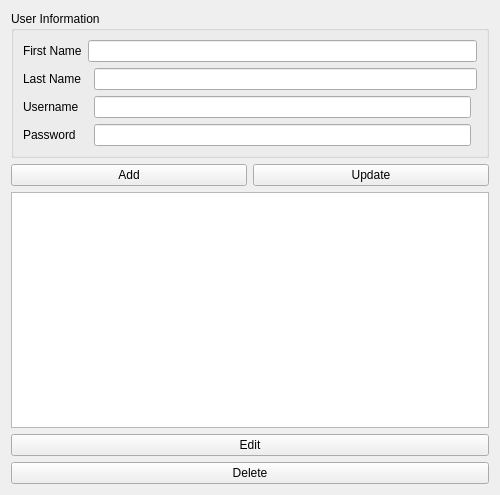
<?xml version="1.0" encoding="UTF-8"?>
<ui version="4.0">
 <class>Manage_User_Form</class>
 <widget class="QWidget" name="Manage_User_Form">
  <property name="geometry">
   <rect>
    <x>0</x>
    <y>0</y>
    <width>500</width>
    <height>495</height>
   </rect>
  </property>
  <property name="sizePolicy">
   <sizepolicy hsizetype="Fixed" vsizetype="Fixed">
    <horstretch>0</horstretch>
    <verstretch>0</verstretch>
   </sizepolicy>
  </property>
  <property name="windowTitle">
   <string>Form</string>
  </property>
  <property name="windowIcon">
   <iconset>
    <normaloff>occrlogo.png</normaloff>occrlogo.png</iconset>
  </property>
  <layout class="QVBoxLayout" name="verticalLayout">
   <item>
    <widget class="QGroupBox" name="groupBox">
     <property name="title">
      <string>User Information</string>
     </property>
     <layout class="QGridLayout" name="gridLayout">
      <item row="0" column="1" colspan="3">
       <widget class="QLineEdit" name="fname_input">
        <property name="sizePolicy">
         <sizepolicy hsizetype="Minimum" vsizetype="Fixed">
          <horstretch>0</horstretch>
          <verstretch>0</verstretch>
         </sizepolicy>
        </property>
        <property name="minimumSize">
         <size>
          <width>100</width>
          <height>0</height>
         </size>
        </property>
       </widget>
      </item>
      <item row="2" column="2">
       <widget class="QLineEdit" name="username_input"/>
      </item>
      <item row="1" column="0">
       <widget class="QLabel" name="lname_label">
        <property name="text">
         <string>Last Name</string>
        </property>
       </widget>
      </item>
      <item row="3" column="2">
       <widget class="QLineEdit" name="password_input"/>
      </item>
      <item row="2" column="0">
       <widget class="QLabel" name="username_label">
        <property name="text">
         <string>Username</string>
        </property>
       </widget>
      </item>
      <item row="1" column="2" colspan="2">
       <widget class="QLineEdit" name="lname_input"/>
      </item>
      <item row="0" column="0">
       <widget class="QLabel" name="fname_label">
        <property name="text">
         <string>First Name</string>
        </property>
       </widget>
      </item>
      <item row="3" column="0">
       <widget class="QLabel" name="password_label">
        <property name="text">
         <string>Password</string>
        </property>
       </widget>
      </item>
     </layout>
    </widget>
   </item>
   <item>
    <layout class="QHBoxLayout" name="horizontalLayout">
     <item>
      <widget class="QPushButton" name="add_button">
       <property name="text">
        <string>Add</string>
       </property>
       <property name="icon">
        <iconset>
         <normaloff>../icons/add-user.png</normaloff>../icons/add-user.png</iconset>
       </property>
      </widget>
     </item>
     <item>
      <widget class="QPushButton" name="update_button">
       <property name="text">
        <string>Update</string>
       </property>
       <property name="icon">
        <iconset>
         <normaloff>../icons/update.png</normaloff>../icons/update.png</iconset>
       </property>
      </widget>
     </item>
    </layout>
   </item>
   <item>
    <widget class="QTableWidget" name="tableWidget"/>
   </item>
   <item>
    <widget class="QPushButton" name="edit_button">
     <property name="text">
      <string>Edit</string>
     </property>
     <property name="icon">
      <iconset>
       <normaloff>../icons/edit.png</normaloff>../icons/edit.png</iconset>
     </property>
    </widget>
   </item>
   <item>
    <widget class="QPushButton" name="delete_button">
     <property name="text">
      <string>Delete</string>
     </property>
     <property name="icon">
      <iconset>
       <normaloff>../icons/delete.png</normaloff>../icons/delete.png</iconset>
     </property>
    </widget>
   </item>
  </layout>
 </widget>
 <resources/>
 <connections/>
</ui>
